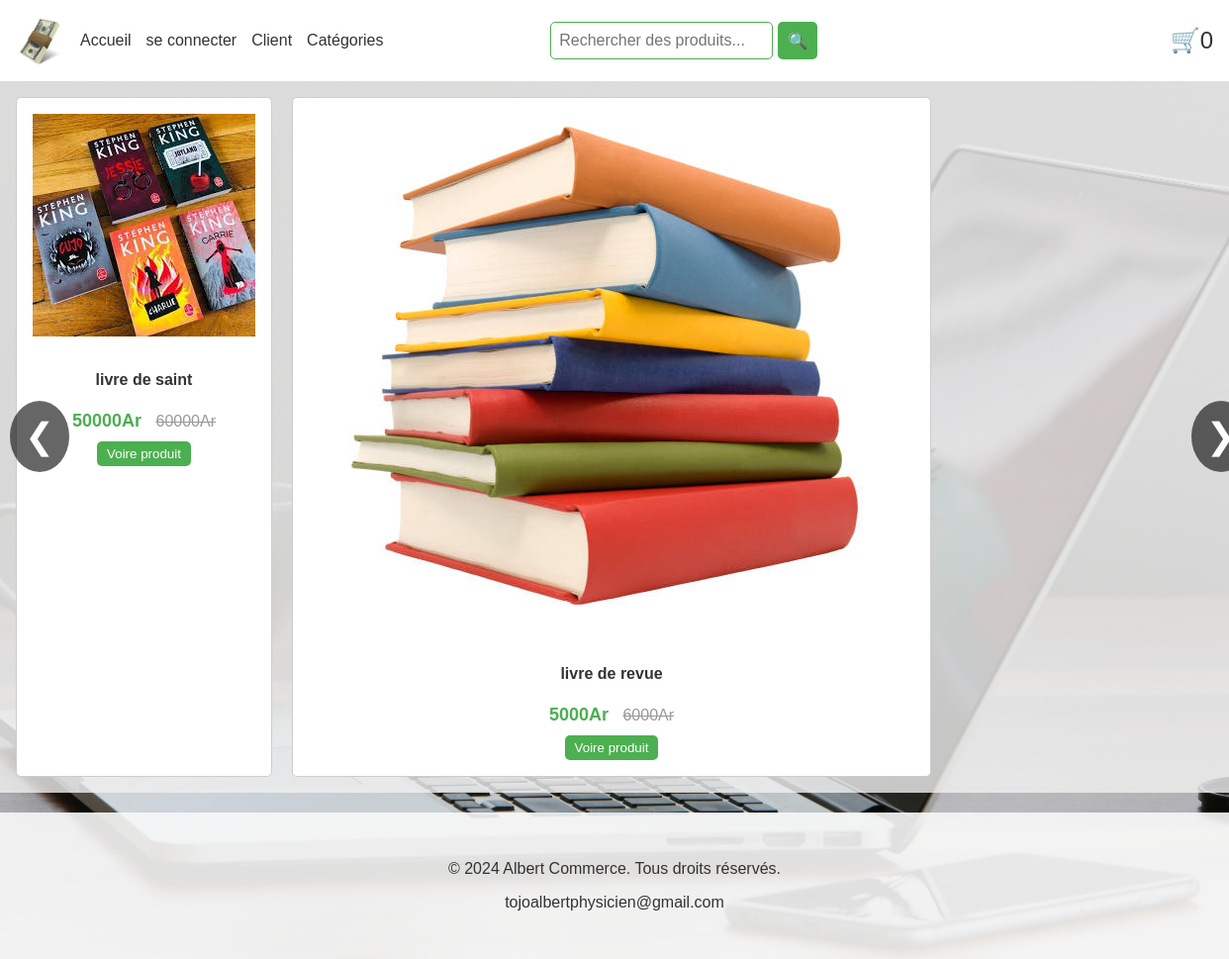
Screenshot of /category/Book with the database file from the repository.
### store/models.py (models this page shows, shortened)
class Product(models.Model):
	name=models.CharField(max_length=100)
	price=models.DecimalField(default=0,decimal_places=0,max_digits=7)
	category=models.ForeignKey(Category,on_delete=models.CASCADE,default=1)
	description=models.CharField(max_length=250,default='',blank=True,null=True)
	image=models.ImageField(upload_to='uploads/product/')
	is_sale=models.BooleanField(default=False)
	sale_price=models.DecimalField(default=0,decimal_places=0,max_digits=7)

### store/views.py (the view)
# urls.py: path('category/<str:foo>',views.category,name="category"),
def category(request,foo):
	foo=foo.replace('-',  ' ')
	try:
		category=Category.objects.get(name=foo)
		products=Product.objects.filter(category=category)
		return render(request,'category.html',{'products':products,'category':category})
	except:
		messages.success(request,("that category doesn't existe"))
		return redirect('home')

### cart/cart.py (called while the page is built)
	def __len__(self):
		return len(self.cart)

### cart/context_processors.py (called while the page is built)
def cart(request):
	return {'cart':Cart(request)}

### store/templates/category.html (shortened to what this page needs)
{% extends 'index.html' %}
{% block content %}
    <div class="carousel-container" id="carousel1">
        <div class="product-list" id="productList1">
            {% for product in products %}
            {% if product.is_sale %}
            <div class="product">
                <img src="{{product.image.url}}" alt="Produit 1">
                <h4>{{product.name}}</h4>
                <div>
                    <span class="price">{{product.sale_price}}Ar</span>
                    <span class="fake-price">{{product.price}}Ar</span>
                </div>
                <button class="add-to-cart-btn" data-url="{% url 'product_detail' product.id %}" onclick="window.location.href=this.getAttribute('data-url');">
                Voire produit</button>
            </div>
            {% endif %}
            {% endfor %}
        </div>
        <div class="carousel-buttons">
            <button onclick="moveCarousel(-1, 1)">❮</button>
            <button onclick="moveCarousel(1, 1)">❯</button>
        </div>
    </div>
{% endblock %}

### static/css/styles.css (style rules this page uses)
body { font-family: Arial, sans-serif; margin: 0; padding: 0; background-image: url('laptop1.jpg'); background-size: cover; background-position: center; background-attachment: fixed; color: #333333; }
.carousel-container { overflow: hidden; padding: 1rem; background-color: rgba(240, 240, 240, 0.8); position: relative; width: 100%; margin-bottom: 20px; }
.product-list { display: flex; transition: transform 0.5s ease-out; }
.product { border: 1px solid #cccccc; padding: 1rem; min-width: 200px; text-align: center; border-radius: 5px; background-color: #ffffff; color: #333333; margin-right: 20px; }
.product img { width: 100%; height: auto; margin-bottom: 10px; }
.product .price { color: #4CAF50; font-size: 18px; font-weight: bold; }
.product .fake-price { color: #999999; text-decoration: line-through; margin-left: 10px; }
.add-to-cart-btn { margin-top: 10px; padding: 5px 10px; background-color: #4CAF50; color: #fff; border: none; cursor: pointer; border-radius: 5px; }
.carousel-buttons { position: absolute; top: 50%; left: 0; right: 0; display: flex; justify-content: space-between; transform: translateY(-50%); padding: 0 10px; z-index: 1; }
.carousel-buttons button { background-color: rgba(0, 0, 0, 0.6); border: none; font-size: 36px; color: #fff; padding: 15px; cursor: pointer; border-radius: 50%; transition: background-color 0.3s; }

### rows the page displays
Product: image (picture), name "livre de saint", sale_price "50000", price "60000"
Product: image (picture), name "livre de revue", sale_price "5000", price "6000"

### other values shown
{{ cart|length }} "0"
